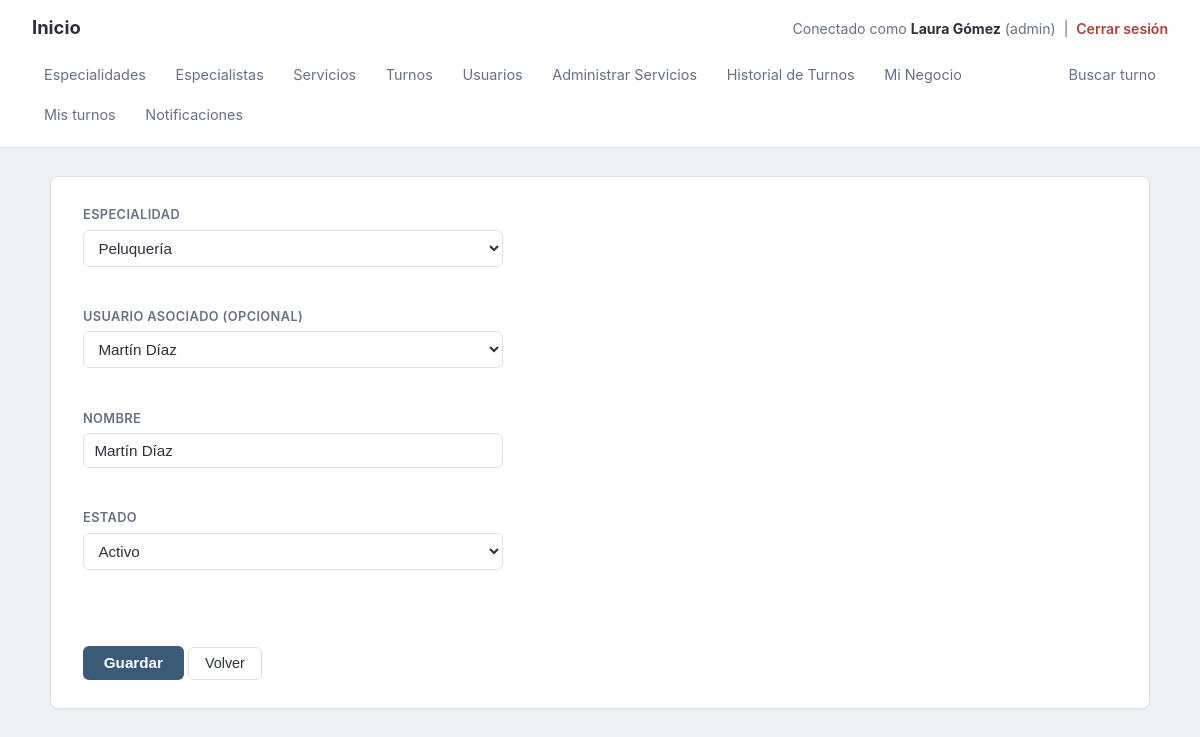
The page /especialistas/modificacion/index.php?id=1 (signed in) on the database its author committed.
### tables this page shows
CREATE TABLE especialistas (id INT AUTO_INCREMENT PRIMARY KEY, negocio_id INT NOT NULL, usuario_id INT DEFAULT NULL, especialidad_id INT NOT NULL, nombre VARCHAR(100) NOT NULL, estado VARCHAR(50) DEFAULT 'activo', FOREIGN KEY (negocio_id) REFERENCES negocio_config (id) ON DELETE CASCADE ON UPDATE CASCADE, FOREIGN KEY (usuario_id) REFERENCES usuarios (id) ON DELETE SET NULL ON UPDATE CASCADE, FOREIGN KEY (especialidad_id) REFERENCES especialidades (id) ON UPDATE CASCADE);

CREATE TABLE especialidades (id INT AUTO_INCREMENT PRIMARY KEY, negocio_id INT NOT NULL, nombre VARCHAR(100) NOT NULL, FOREIGN KEY (negocio_id) REFERENCES negocio_config (id) ON DELETE CASCADE ON UPDATE CASCADE);

CREATE TABLE usuarios (id INT AUTO_INCREMENT PRIMARY KEY, negocio_id INT NOT NULL, nombre VARCHAR(100) NOT NULL, email VARCHAR(150) NOT NULL, password_hash VARCHAR(255) NOT NULL, rol ENUM('admin','especialista') NOT NULL, estado VARCHAR(50) DEFAULT 'activo', UNIQUE KEY idx_email_negocio (email, negocio_id), FOREIGN KEY (negocio_id) REFERENCES negocio_config (id) ON DELETE CASCADE ON UPDATE CASCADE);

### especialistas/modificacion/index.php (the view, shortened to what this page needs)
<?php
require("../../require_admin.php");
$id = $_GET['id'];
$negocio_id = $_SESSION['usuario_negocio_id'];
$stmt = $conexion->prepare("SELECT * FROM especialistas WHERE id = ? AND negocio_id = ?");
$stmt->bind_param("ii", $id, $negocio_id);
$stmt->execute();
$fila = $stmt->get_result()->fetch_assoc();
$stmtEd = $conexion->prepare("SELECT id, nombre FROM especialidades WHERE negocio_id = ? ORDER BY nombre");
$stmtEd->bind_param("i", $negocio_id);
$stmtEd->execute();
$especialidades = $stmtEd->get_result();
$stmtU = $conexion->prepare("SELECT id, nombre FROM usuarios WHERE rol = 'especialista' AND negocio_id = ? ORDER BY nombre");
$stmtU->bind_param("i", $negocio_id);
$stmtU->execute();
$usuarios = $stmtU->get_result();
?>
<!doctype html>
<html>
<head>
<link rel="stylesheet" href="../../estilos.css">
</head>
<body>
<?php require("../../menu_interior1.php"); ?>
<main class="container">
<form action="modificar.php" method="post">
<h3>Especialidad</h3>
<select name="especialidad_id" id="especialidad_id" required>
<?php while ($e = $especialidades->fetch_assoc()) { ?>
<option value="<?php echo $e['id']; ?>" <?php echo ($e['id'] == $fila['especialidad_id']) ? 'selected' : ''; ?>><?php echo htmlspecialchars($e['nombre']); ?></option>
<?php } ?>
</select><br>
<h3>Usuario asociado (opcional)</h3>
<select name="usuario_id" id="usuario_id">
<?php while ($u = $usuarios->fetch_assoc()) { ?>
<option value="<?php echo $u['id']; ?>" <?php echo ($u['id'] == $fila['usuario_id']) ? 'selected' : ''; ?>><?php echo htmlspecialchars($u['nombre']); ?></option>
<?php } ?>
</select><br>
<h3>Nombre</h3>
<input type="text" name="nombre" id="nombre" value="<?php echo htmlspecialchars($fila['nombre']); ?>" required><br>
<h3>Estado</h3>
<?php if ($fila['estado'] === 'pendiente' || $fila['estado'] === 'rechazado') { ?>
<p style="color:#666;"><?php echo ($fila['estado'] === 'pendiente') ? 'Pendiente: la persona todavía no respondió la invitación.' : 'Rechazado: la persona rechazó la invitación.'; ?> El estado cambia solo cuando ella responde.</p>
<?php } else { ?>
<select name="estado" id="estado">
<option value="activo" <?php echo ($fila['estado'] == 'activo') ? 'selected' : ''; ?>>Activo</option>
</select><br>
<?php } ?>
<br><br>
<input type="submit" value="Guardar">
<button type="button" onclick="location.href='../'">Volver</button>
</form>
</main>
</body>
</html>

### estilos.css (style rules this page uses)
:root { --bg: #eef1f4; --surface: #ffffff; --text: #2b303b; --text-muted: #667085; --border: #dde1e6; --primary: #3a5a78; --primary-dark: #2c4a63; --danger: #a8433c; --radius: 6px; }
* { box-sizing: border-box; }
html, body { margin: 0; padding: 0; min-height: 100%; }
body { background: var(--bg); color: var(--text); font-family: -apple-system, BlinkMacSystemFont, "Segoe UI", Roboto, Helvetica, Arial, sans-serif; font-size: 15px; line-height: 1.5; }
main.container { max-width: 1100px; margin: 1.75rem auto; background: var(--surface); border: 1px solid var(--border); border-radius: 8px; padding: 1.75rem 2rem; box-shadow: 0 1px 2px rgba(16, 24, 40, .04); }
main.container::after { content: ""; display: table; clear: both; }
form h3 { font-size: .8rem; text-transform: uppercase; letter-spacing: .03em; color: var(--text-muted); font-weight: 600; margin: 1.1rem 0 .35rem; }
form h3:first-of-type { margin-top: 0; }
input[type="text"], input[type="email"], input[type="password"], input[type="date"], input[type="time"], input[type="number"] { display: block; width: 100%; max-width: 420px; padding: .5rem .65rem; border: 1px solid var(--border); border-radius: var(--radius); font-size: .95rem; color: var(--text); background: #fff; }
form select { display: block; width: 100%; max-width: 420px; padding: .5rem .65rem; border: 1px solid var(--border); border-radius: var(--radius); font-size: .95rem; color: var(--text); background: #fff; }
input[type="submit"] { background: var(--primary); color: #fff; border: none; padding: .55rem 1.3rem; border-radius: var(--radius); font-size: .95rem; font-weight: 600; cursor: pointer; margin-top: .5rem; }
button { background: #fff; color: var(--text); border: 1px solid var(--border); padding: .45rem 1rem; border-radius: var(--radius); font-size: .9rem; cursor: pointer; }

### rows shown on the page
especialistas: especialidad_id "Peluquería", usuario_id "Martín Díaz", nombre "Martín Díaz", estado "Activo"

### other values the page prints
$_SESSION['usuario_nombre'] "Laura Gómez"
$_SESSION['usuario_rol'] "admin"
